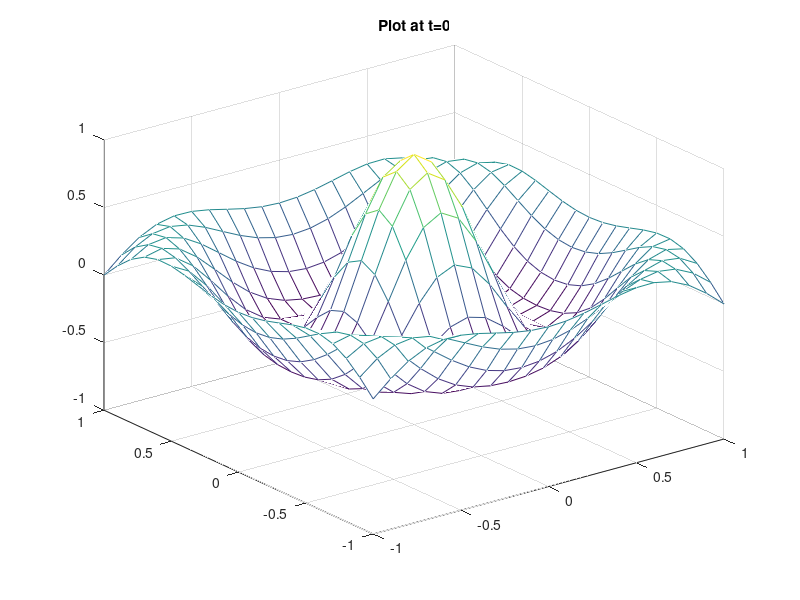
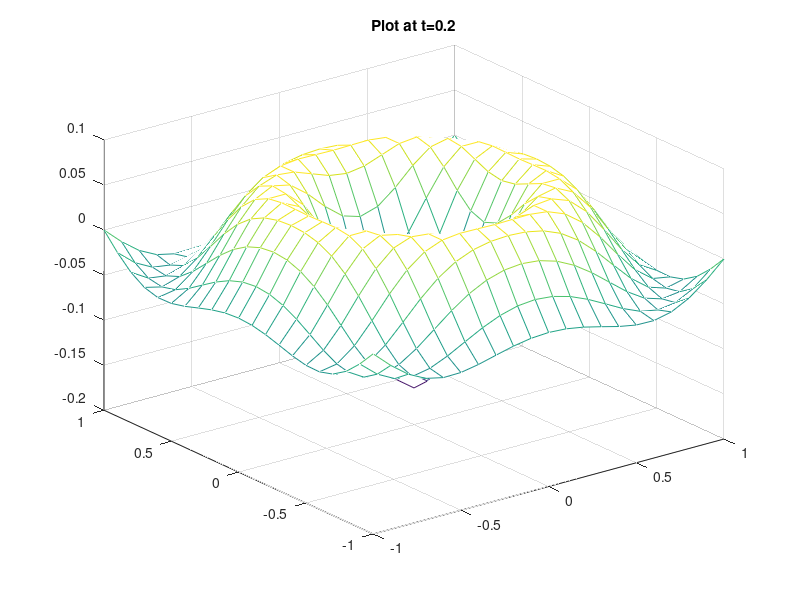
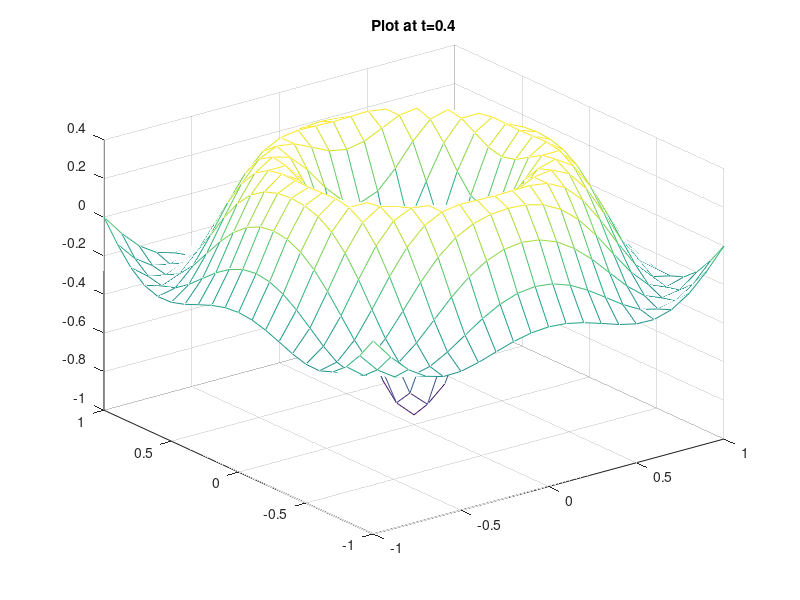

MATLAB code for these plots, in order:
% P13_13.M  Vibrating circular membrane
%  Strike a key between plots
% Example plots with J0 (n=0,m=3)
clear
clf
x=[-1:.1:1];
y=x;
[X,Y]=meshgrid(x,y);
r=sqrt(X.^2+Y.^2)/sqrt(2);  % Normalize to 1
% Roots of J0 are 2.40483, 5.52008, 8.65373, 11.7915, ..
lr=8.65373*r;    % m=3
t=0
J=besselj(0,lr)*cos(8.65373*t);
figure(1)
mesh(X,Y,J);
title('Plot at t=0')
pause
figure(2)
t=0.2
J=besselj(0,lr)*cos(8.65373*t);
mesh(X,Y,J);
title('Plot at t=0.2')
pause
figure(3)
t=0.4
J=besselj(0,lr)*cos(8.65373*t);
mesh(X,Y,J);
title('Plot at t=0.4')
